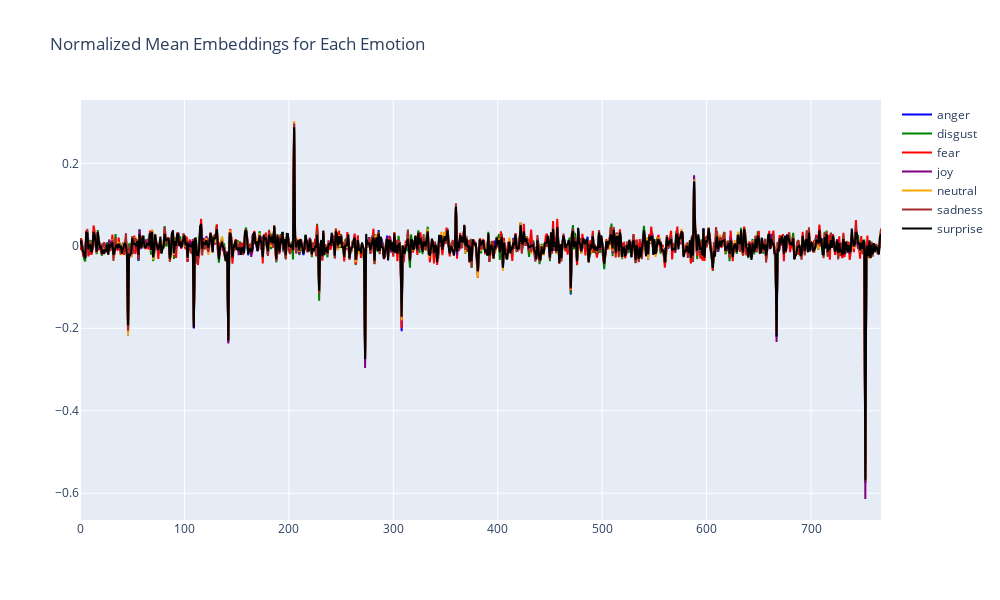

This figure's notebook cell:
### Markdown cell above
### For BERT Embedding

### Code cell
# Create a figure
fig = go.Figure()

colors = ['blue', 'green', 'red', 'purple', 'orange', 'brown', 'black']

# Add a trace for each emotion
for i, emotion in enumerate(emotion_classes):
    fig.add_trace(
        go.Scatter(
            x=list(range(768)),
            y=mean_embeddings[emotion],
            mode='lines',
            name=emotion,
            line=dict(color=colors[i])
        )
    )

# Update layout to make it interactive
fig.update_layout(
    height=600, 
    width=1000, 
    title_text="Normalized Mean Embeddings for Each Emotion",
    hovermode='x unified'
)

# Show the figure
fig.show()

### Figure 1 — Plotly figure (JSON) as saved in the notebook; plotly's stock layout.template omitted (floating-point values rounded to 4 significant figures; data arrays with more than 128 entries replaced by an {"elided": "..."} marker saying what was removed)
{"data": [{"line": {"color": "blue"}, "mode": "lines", "name": "anger", "type": "scatter", "x": {"elided": "768 int values"}, "y": {"elided": "768 float values"}}, {"line": {"color": "green"}, "mode": "lines", "name": "disgust", "type": "scatter", "x": {"elided": "768 int values"}, "y": {"elided": "768 float values"}}, {"line": {"color": "red"}, "mode": "lines", "name": "fear", "type": "scatter", "x": {"elided": "768 int values"}, "y": {"elided": "768 float values"}}, {"line": {"color": "purple"}, "mode": "lines", "name": "joy", "type": "scatter", "x": {"elided": "768 int values"}, "y": {"elided": "768 float values"}}, {"line": {"color": "orange"}, "mode": "lines", "name": "neutral", "type": "scatter", "x": {"elided": "768 int values"}, "y": {"elided": "768 float values"}}, {"line": {"color": "brown"}, "mode": "lines", "name": "sadness", "type": "scatter", "x": {"elided": "768 int values"}, "y": {"elided": "768 float values"}}, {"line": {"color": "black"}, "mode": "lines", "name": "surprise", "type": "scatter", "x": {"elided": "768 int values"}, "y": {"elided": "768 float values"}}], "layout": {"height": 600, "hovermode": "x unified", "title": {"text": "Normalized Mean Embeddings for Each Emotion"}, "width": 1000}}
